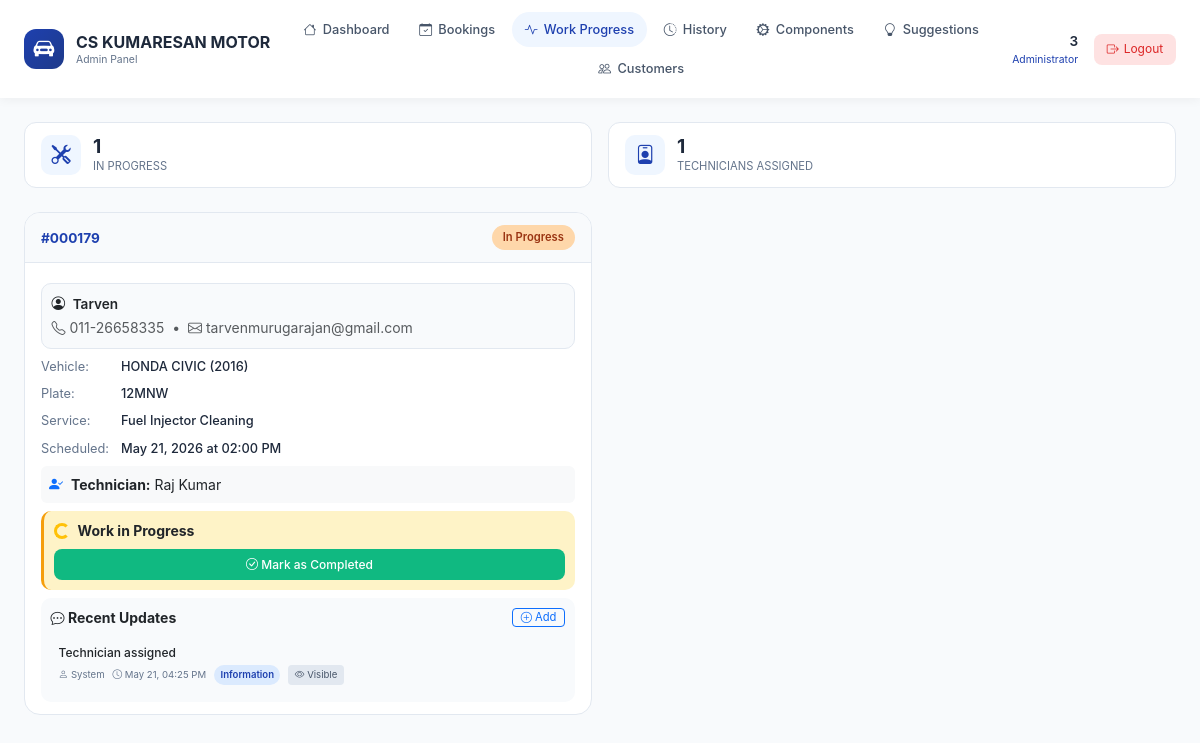
Page /admin-work-progress.php (signed in) on the committed database.
### tables this page shows
CREATE TABLE `bookings` (
  `id` int(11) NOT NULL,
  `user_id` int(11) NOT NULL,
  `vehicle_id` int(11) NOT NULL,
  `service_category_id` int(11) NOT NULL,
  `booking_date` date NOT NULL,
  `booking_time` time NOT NULL,
  `original_date` date DEFAULT NULL,
  `original_time` time DEFAULT NULL,
  `reschedule_reason` text DEFAULT NULL,
  `rescheduled_by` enum('admin','customer') DEFAULT NULL,
  `status` enum('pending','confirmed','repairing','completed','cancelled') DEFAULT 'pending',
  `remarks` text DEFAULT NULL,
  `admin_notes` text DEFAULT NULL,
  `estimated_price` decimal(10,2) DEFAULT NULL,
  `final_price` decimal(10,2) DEFAULT NULL,
  `completed_date` date DEFAULT NULL,
  `created_at` timestamp NOT NULL DEFAULT current_timestamp(),
  `updated_at` timestamp NOT NULL DEFAULT current_timestamp() ON UPDATE current_timestamp(),
  `admin_viewed` tinyint(4) DEFAULT 0
);

CREATE TABLE `users` (
  `id` int(11) NOT NULL,
  `email` varchar(100) NOT NULL,
  `username` varchar(50) NOT NULL,
  `password_hash` varchar(255) NOT NULL,
  `full_name` varchar(100) NOT NULL,
  `phone` varchar(20) DEFAULT NULL,
  `security_image_path` varchar(255) DEFAULT NULL,
  `security_phrase` varchar(255) DEFAULT NULL,
  `role` enum('admin','customer','staff') DEFAULT 'customer',
  `is_active` tinyint(4) DEFAULT 1,
  `created_at` timestamp NOT NULL DEFAULT current_timestamp()
);

CREATE TABLE `vehicles` (
  `id` int(11) NOT NULL,
  `user_id` int(11) NOT NULL,
  `brand_name` varchar(50) NOT NULL,
  `model` varchar(50) NOT NULL,
  `year` year(4) NOT NULL,
  `color` varchar(30) DEFAULT NULL,
  `number_plate` varchar(20) NOT NULL,
  `created_at` timestamp NOT NULL DEFAULT current_timestamp()
);

CREATE TABLE `service_categories` (
  `id` int(11) NOT NULL,
  `type` enum('Oil & Fluid Service','Engine Service','Brake Service','Cooling System Service','Electrical Service','Air Conditioning Service','Suspension & Steering Service','Tire Service','Exhaust Service') DEFAULT NULL,
  `category_name` varchar(100) NOT NULL,
  `description` text DEFAULT NULL,
  `base_price` decimal(10,2) NOT NULL,
  `estimated_hours` decimal(5,2) DEFAULT NULL,
  `is_active` tinyint(4) DEFAULT 1,
  `created_at` timestamp NOT NULL DEFAULT current_timestamp()
);

CREATE TABLE `technicians` (
  `id` int(11) NOT NULL,
  `name` varchar(100) NOT NULL,
  `phone` varchar(20) DEFAULT NULL,
  `email` varchar(100) DEFAULT NULL,
  `is_active` tinyint(1) DEFAULT 1,
  `created_at` timestamp NOT NULL DEFAULT current_timestamp()
);

CREATE TABLE `service_updates` (
  `id` int(11) NOT NULL,
  `booking_id` int(11) NOT NULL,
  `technician_id` int(11) DEFAULT NULL,
  `message` text NOT NULL,
  `update_type` enum('info','waiting','issue','complete') DEFAULT NULL,
  `is_visible_to_customer` tinyint(1) DEFAULT 1,
  `created_at` timestamp NOT NULL DEFAULT current_timestamp()
);

### admin-work-progress.php (the view, shortened to what the rows shown need)
<?php
require_once __DIR__ . '/includes/config.php';
$bookings = [];
$sql = "SELECT
            b.*,
            u.full_name as customer_name,
            u.email as customer_email,
            u.phone as customer_phone,
            v.brand_name,
            v.model,
            v.year,
            v.color,
            v.number_plate,
            sc.category_name as service_name,
            sc.id as service_category_id,
            sc.base_price as estimated_price,
            sp.technician_id as assigned_technician_id,
            sp.status as progress_status,
            sp.started_at,
            t.name as technician_name
        FROM bookings b
        JOIN users u ON b.user_id = u.id
        JOIN vehicles v ON b.vehicle_id = v.id
        JOIN service_categories sc ON b.service_category_id = sc.id
        LEFT JOIN service_progress sp ON b.id = sp.booking_id
        LEFT JOIN technicians t ON sp.technician_id = t.id
        WHERE b.status IN ('repairing')
        ORDER BY b.booking_date ASC, b.booking_time ASC";
$result = $pdo->query($sql);
if ($result) {
    $bookings = $result->fetchAll(PDO::FETCH_ASSOC);
}
$tech_sql = "SELECT id, name FROM technicians WHERE is_active = 1 ORDER BY name";
$tech_result = $pdo->query($tech_sql);
$technicians = $tech_result->fetchAll(PDO::FETCH_ASSOC);
$updates_by_booking = [];
foreach ($bookings as $booking) {
    $update_sql = "SELECT u.*, t.name as technician_name
                   FROM service_updates u
                   LEFT JOIN technicians t ON u.technician_id = t.id
                   WHERE u.booking_id = ?
                   ORDER BY u.created_at DESC
                   LIMIT 10";
    $update_stmt = $pdo->prepare($update_sql);
    $update_stmt->execute([$booking['id']]);
    $updates_by_booking[$booking['id']] = $update_stmt->fetchAll(PDO::FETCH_ASSOC);
}
?>
<!DOCTYPE html>
<html lang="en">
<head>
    <link href="https://cdn.jsdelivr.net/npm/bootstrap@5.3.0/dist/css/bootstrap.min.css" rel="stylesheet">
    <link rel="stylesheet" href="https://cdn.jsdelivr.net/npm/bootstrap-icons@1.11.1/font/bootstrap-icons.css">
</head>
<body>
<div class="main-container">
    <?php if (empty($bookings)): ?>
        <div class="text-center py-5">
            <i class="bi bi-clipboard-x" style="font-size: 3rem; color: #cbd5e1;"></i>
            <h5 class="mt-3">No Work Found</h5>
            <p class="text-muted">There are no in-progress tasks at the moment.</p>
        </div>
    <?php else: ?>
        <div class="work-grid">
            <?php foreach ($bookings as $booking):
                $progress_updates = $updates_by_booking[$booking['id']] ?? [];
            ?>
                <div class="work-card">
                    <div class="card-header">
                        <span class="booking-id">#<?php echo str_pad($booking['id'], 6, '0', STR_PAD_LEFT); ?></span>
                        <span class="status-badge status-repairing">In Progress</span>
                    </div>
                    <div class="card-body">
                        <div class="customer-details">
                            <div class="customer-name">
                                <i class="bi bi-person-circle me-1"></i>
                                <?php echo htmlspecialchars($booking['customer_name']); ?>
                            </div>
                            <div class="small text-muted">
                                <i class="bi bi-telephone"></i> <?php echo htmlspecialchars($booking['customer_phone']); ?>
                                <span class="mx-1">•</span>
                                <i class="bi bi-envelope"></i> <?php echo htmlspecialchars($booking['customer_email']); ?>
                            </div>
                        </div>
                        <div class="info-row">
                            <div class="info-label">Vehicle:</div>
                            <div class="info-value"><?php echo htmlspecialchars($booking['brand_name'] . ' ' . $booking['model'] . ' (' . $booking['year'] . ')'); ?></div>
                        </div>
                        <div class="info-row">
                            <div class="info-label">Plate:</div>
                            <div class="info-value"><?php echo htmlspecialchars($booking['number_plate']); ?></div>
                        </div>
                        <div class="info-row">
                            <div class="info-label">Service:</div>
                            <div class="info-value"><?php echo htmlspecialchars($booking['service_name']); ?></div>
                        </div>
                        <div class="info-row">
                            <div class="info-label">Scheduled:</div>
                            <div class="info-value"><?php echo date('M d, Y', strtotime($booking['booking_date'])); ?> at <?php echo date('h:i A', strtotime($booking['booking_time'])); ?></div>
                        </div>
                        <?php if (!$booking['assigned_technician_id']): ?>
                            <form method="POST" class="mt-2">
                                <input type="hidden" name="booking_id" value="<?php echo $booking['id']; ?>">
                                <input type="hidden" name="action" value="assign_technician">
                                <label class="small fw-bold mb-1">Assign Technician:</label>
                                <select name="technician_id" class="tech-select" required>
                                    <option value="">Select technician</option>
                                    <?php foreach ($technicians as $tech): ?>
                                        <option value="<?php echo $tech['id']; ?>">
                                            <?php echo htmlspecialchars($tech['name']); ?>
                                        </option>
                                    <?php endforeach; ?>
                                </select>
                                <button type="submit" class="btn-primary w-100 mt-2">
                                    <i class="bi bi-person-plus"></i> Assign Technician
                                </button>
                            </form>
                        <?php else: ?>
                            <div class="mt-2 p-2 bg-light rounded small">
                                <div class="d-flex align-items-center justify-content-between">
                                    <div>
                                        <i class="bi bi-person-check-fill text-primary me-1"></i>
                                        <strong>Technician:</strong>
                                        <?php
                                        $tech_name = '';
                                        foreach ($technicians as $tech) {
                                            if ($tech['id'] == $booking['assigned_technician_id']) {
                                                $tech_name = $tech['name'];
                                                break;
                                            }
                                        }
                                        echo htmlspecialchars($tech_name);
                                        ?>
                                    </div>
                                </div>
                            </div>
                        <?php endif; ?>
                        <div class="progress-section">
                            <div class="d-flex align-items-center gap-2 mb-2">
                                <div class="spinner-border spinner-border-sm text-warning" role="status">
                                </div>
                                <strong class="small">Work in Progress</strong>
                            </div>
                            <button type="button" class="btn-success w-100"
                                    onclick="openCompleteModal(<?php echo $booking['id']; ?>, '<?php echo addslashes($booking['service_name']); ?>')">
                                <i class="bi bi-check-circle"></i> Mark as Completed
                            </button>
                        </div>
                        <div class="updates-section">
                            <div class="d-flex justify-content-between align-items-center mb-2">
                                <strong class="small"><i class="bi bi-chat-dots"></i> Recent Updates</strong>
                                <?php if ($booking['assigned_technician_id']): ?>
                                    <button type="button" class="btn btn-sm btn-outline-primary py-0 px-2"
                                            onclick="showUpdateModal(<?php echo $booking['id']; ?>, <?php echo $booking['assigned_technician_id']; ?>)"
                                            style="font-size: 0.7rem;">
                                        <i class="bi bi-plus-circle"></i> Add
                                    </button>
                                <?php endif; ?>
                            </div>
                            <?php if (empty($progress_updates)): ?>
                                <p class="text-muted small mb-0">No updates yet</p>
                            <?php else: ?>
                                <?php foreach ($progress_updates as $update): ?>
                                    <div class="update-item">
                                        <div class="update-message"><?php echo htmlspecialchars($update['message']); ?></div>
                                        <div class="update-meta">
                                            <span><i class="bi bi-person"></i> <?php echo htmlspecialchars($update['technician_name'] ?? 'System'); ?></span>
                                            <span><i class="bi bi-clock"></i> <?php echo date('M d, h:i A', strtotime($update['created_at'])); ?></span>
                                            <span class="update-badge badge-<?php echo $update['update_type']; ?>">
                                                <?php
                                                if ($update['update_type'] == 'info') echo 'Information';
                                                elseif ($update['update_type'] == 'success') echo 'Complete';
                                                elseif ($update['update_type'] == 'waiting') echo 'Waiting';
                                                elseif ($update['update_type'] == 'issue') echo 'Issue';
                                                else echo ucfirst($update['update_type']);
                                                ?>
                                            </span>
                                            <?php if ($update['is_visible_to_customer']): ?>
                                                <span class="visible-badge"><i class="bi bi-eye"></i> Visible</span>
                                            <?php else: ?>
                                                <span class="visible-badge"><i class="bi bi-eye-slash"></i> Staff</span>
                                            <?php endif; ?>
                                        </div>
                                    </div>
                                <?php endforeach; ?>
                            <?php endif; ?>
                        </div>
                    </div>
                </div>
            <?php endforeach; ?>
        </div>
    <?php endif; ?>
</div>
</body>
</html>

### rows in the picture
bookings: id "000179", user.full_name "Tarven", user.phone "011-26658335", user.email "tarvenmurugarajan@gmail.com", vehicle.year "HONDA CIVIC (2016)", vehicle.number_plate "12MNW", service_category.category_name "Fuel Injector Cleaning", booking_date "May 21, 2026", booking_time "02:00 PM"
technicians: name "Raj Kumar"
service_updates: message "Technician assigned", technician_name "System", created_at "May 21, 04:25 PM", update_type "Information", is_visible_to_customer 1 (drawn)

### other values in the picture
$full_name "3"
$repairing_count "1"
$assigned_count "1"
